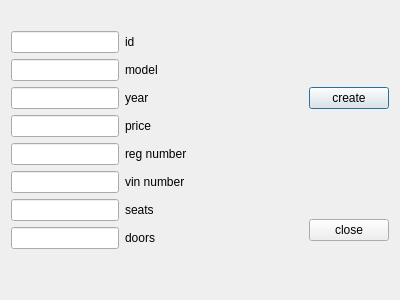
<?xml version="1.0" encoding="UTF-8"?>
<ui version="4.0">
 <class>CarDialog</class>
 <widget class="QDialog" name="CarDialog">
  <property name="geometry">
   <rect>
    <x>0</x>
    <y>0</y>
    <width>400</width>
    <height>300</height>
   </rect>
  </property>
  <property name="windowTitle">
   <string>Dialog</string>
  </property>
  <layout class="QGridLayout" name="gridLayout">
   <item row="0" column="0" rowspan="2">
    <layout class="QFormLayout" name="formLayout">
     <item row="0" column="0">
      <widget class="QLineEdit" name="idEdit"/>
     </item>
     <item row="0" column="1">
      <widget class="QLabel" name="label">
       <property name="text">
        <string>id</string>
       </property>
      </widget>
     </item>
     <item row="1" column="0">
      <widget class="QLineEdit" name="modelEdit"/>
     </item>
     <item row="1" column="1">
      <widget class="QLabel" name="label_2">
       <property name="text">
        <string>model</string>
       </property>
      </widget>
     </item>
     <item row="2" column="0">
      <widget class="QLineEdit" name="yearEdit"/>
     </item>
     <item row="2" column="1">
      <widget class="QLabel" name="label_3">
       <property name="text">
        <string>year</string>
       </property>
      </widget>
     </item>
     <item row="3" column="0">
      <widget class="QLineEdit" name="priceEdit"/>
     </item>
     <item row="4" column="0">
      <widget class="QLineEdit" name="regNumberEdit"/>
     </item>
     <item row="4" column="1">
      <widget class="QLabel" name="label_5">
       <property name="text">
        <string>reg number</string>
       </property>
      </widget>
     </item>
     <item row="5" column="0">
      <widget class="QLineEdit" name="vinEdit"/>
     </item>
     <item row="5" column="1">
      <widget class="QLabel" name="label_6">
       <property name="text">
        <string>vin number</string>
       </property>
      </widget>
     </item>
     <item row="6" column="0">
      <widget class="QLineEdit" name="passengerSeatsEdit"/>
     </item>
     <item row="6" column="1">
      <widget class="QLabel" name="label_7">
       <property name="text">
        <string>seats</string>
       </property>
      </widget>
     </item>
     <item row="7" column="0">
      <widget class="QLineEdit" name="doorsEdit"/>
     </item>
     <item row="7" column="1">
      <widget class="QLabel" name="label_8">
       <property name="text">
        <string>doors</string>
       </property>
      </widget>
     </item>
     <item row="3" column="1">
      <widget class="QLabel" name="label_4">
       <property name="text">
        <string>price</string>
       </property>
      </widget>
     </item>
    </layout>
   </item>
   <item row="0" column="1">
    <widget class="QPushButton" name="createButton">
     <property name="text">
      <string>create</string>
     </property>
    </widget>
   </item>
   <item row="1" column="1">
    <widget class="QPushButton" name="exitButton">
     <property name="text">
      <string>close</string>
     </property>
    </widget>
   </item>
  </layout>
 </widget>
 <resources/>
 <connections/>
</ui>
